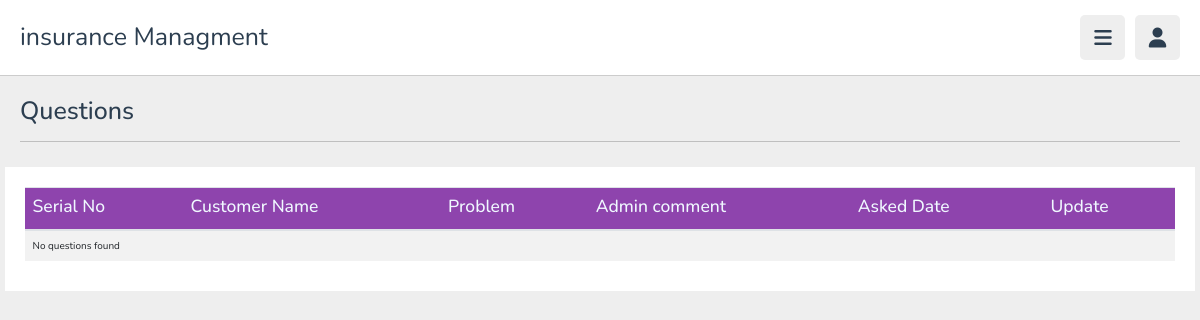
The app's page /display_questions, older data.
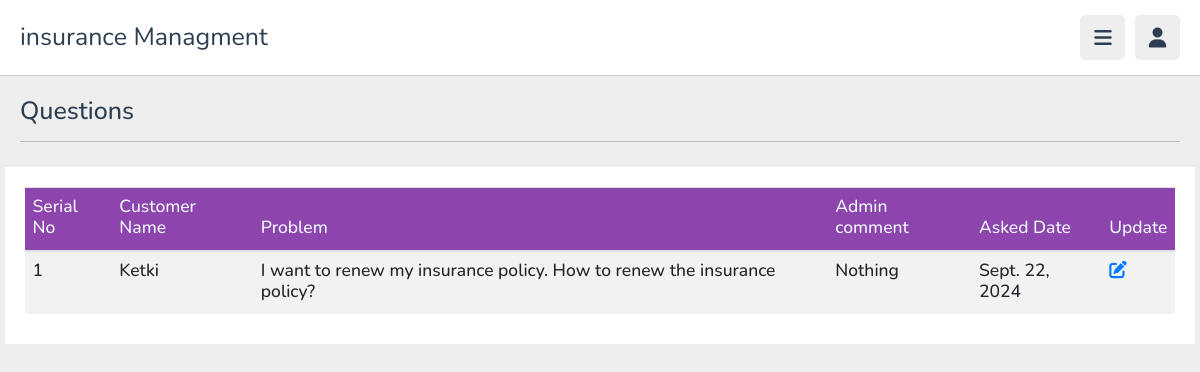
The same page, newer data.
### myapp/models.py (models this page shows, shortened)
class Question(models.Model):
    user= models.ForeignKey(User, on_delete=models.CASCADE)
    description =models.CharField(max_length=500)
    admin_comment=models.CharField(max_length=200,default='Nothing')
    asked_date =models.DateField(auto_now=True)

class User(models.Model):
    fname = models.CharField(max_length=50)
    lname = models.CharField(max_length=50)
    email = models.EmailField(max_length=254)
    no = models.BigIntegerField()
    password = models.CharField(max_length=50)
    def __str__(self):
        return self.fname

### myapp/views.py (the view)
# urls.py: path('display_questions',views.display_questions,name='display_questions'),
def display_questions(request):
    questions = Question.objects.select_related('user').all()
    return render(request, 'display_questions.html', {'questions': questions})

### myapp/templates/display_questions.html
{% load static %}
{% include "admin_header.html" %}
{% block content %}
<section class="playlist-details">
   <h1 class="heading">Questions </h1>
   <div class="row">
      <table class="table table-striped">
         <thead>
             <tr style="background-color: #8e44ad; color: aliceblue;">
                 <th><h3>Serial No</h3></th>
                 <th><h3>Customer Name</h3></th>
                 <th><h3>Problem</h3></th>
                 <th><h3>Admin comment</h3></th>
                 <th><h3>Asked Date</h3></th>
                 <th><h3>Update</h3></th>
             </tr>
         </thead>
         <tbody>
             {% for question in questions %}
             <tr>
                 <th scope="row"><h3>{{ forloop.counter }}</h3></th>
                 <td><h3>{{ question.user }}</h3></td>
                 <td><h3>{{ question.description }}</h3></td>
                 <td><h3>{{ question.admin_comment }}</h3></td>
                 <td><h3>{{ question.asked_date }}</h3></td>
                 <td><h3><a href="{% url "admin_replay_comment" question.id%}"><i class="fa-solid fa-pen-to-square"></i></a></h3></td>
             </tr>
             {% empty %}
             <tr>
                 <td colspan="6">No questions found</td>
             </tr>
             {% endfor %}
         </tbody>
     </table>
   </div>
</section>
{% endblock %}

### myapp/templates/admin_header.html (shortened to what this page needs)
{% load static %}
<!DOCTYPE html>
<html lang="en">
<head>
   <link rel="stylesheet" href="https://cdnjs.cloudflare.com/ajax/libs/font-awesome/6.1.2/css/all.min.css">
   <link rel="stylesheet" href="css/style.css">
   <link rel="stylesheet" href="https://cdn.jsdelivr.net/npm/bootstrap@4.4.1/dist/css/bootstrap.min.css">
   <link rel="stylesheet" href="{% static 'css/style.css' %}">
</head>
<body>
<header class="header">
   <section class="flex">
      <a href="home.html" class="logo">insurance Managment</a>
      <div class="icons">
         <div id="menu-btn" class="fas fa-bars"></div>
         <div id="user-btn" class="fas fa-user"></div>
      </div>
   </section>
</header>
</body>
</html>

### myapp/static/style.css (style rules this page uses)
:root { --main-color:#8e44ad; --red:#e74c3c; --orange:#f39c12; --light-color:#888; --light-bg:#eee; --black:#2c3e50; --white:#fff; --border:.1rem solid rgba(0,0,0,.2); }
* { font-family: 'Nunito', sans-serif; margin:0; padding:0; box-sizing: border-box; outline: none; border:none; text-decoration: none; }
html { font-size: 62.5%; overflow-x: hidden; }
body { background-color: var(--light-bg); padding-left: 30rem; }
section { padding:2rem; margin: 0 auto; max-width: 1200px; }
.heading { font-size: 2.5rem; color:var(--black); margin-bottom: 2.5rem; border-bottom: var(--border); padding-bottom: 1.5rem; text-transform: capitalize; }
.header { position: sticky; top:0; left:0; right: 0; background-color: var(--white); z-index: 1000; border-bottom: var(--border); }
.header .flex { display: flex; align-items: center; justify-content: space-between; position: relative; padding: 1.5rem 2rem; }
.header .flex .logo { font-size: 2.5rem; color: var(--black); }
.header .flex .icons div { font-size: 2rem; color:var(--black); background-color: var(--light-bg); border-radius: .5rem; height: 4.5rem; width: 4.5rem; line-height: 4.5rem; cursor: pointer; text-align: center; margin-left: .7rem; }
.playlist-details .row { display: flex; align-items: flex-end; gap:3rem; flex-wrap: wrap; background-color: var(--white); padding: 2rem; }
@media (max-width:1200px) { body { padding-left: 0; } }

Row changes from the older to the newer data that the page shows:
added Question: user "Ketki", description "I want to renew my insurance policy. How to renew the insurance policy?", admin_comment "Nothing", asked_date "Sept. 22, 2024"
Text that changed along with them:
text no longer shown: "No questions found"
